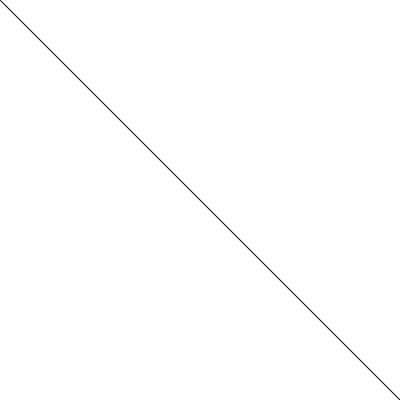
Frame 1 (no input)
Frame 60 (the mouse pressed at the canvas centre just before this capture): identical to frame 1, image omitted
Frame 120 (the mouse held since frame 60 and released just before this capture): identical to frame 1, image omitted

The Processing sketch that drew this single still picture (run headless with seeded random() and noise(); from frame 60 on, the mouse is pressed at the canvas centre):

// Processing sketch: mouse_vertex
// ── mouse_vertex.pde
void setup() {
  size(400, 400);
}

void draw() {
  background(255);
  fill(0);
  beginShape();
  vertex(0,0);
  vertex(400,400);
  vertex(mouseX,mouseY);
  endShape();
}
